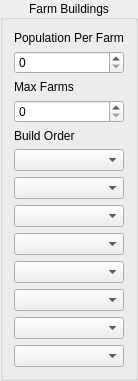
       <widget class="QGroupBox" name="FarmBuildings">
        <property name="geometry">
         <rect>
          <x>50</x>
          <y>150</y>
          <width>121</width>
          <height>361</height>
         </rect>
        </property>
        <property name="title">
         <string>Farm Buildings</string>
        </property>
        <property name="alignment">
         <set>Qt::AlignCenter</set>
        </property>
        <layout class="QVBoxLayout" name="verticalLayout_5">
         <property name="spacing">
          <number>6</number>
         </property>
         <item>
          <widget class="QLabel" name="label_4">
           <property name="text">
            <string>Population Per Farm</string>
           </property>
          </widget>
         </item>
         <item>
          <widget class="QSpinBox" name="PopulationPerFarm">
           <property name="toolTip">
            <string>&lt;html&gt;&lt;head/&gt;&lt;body&gt;&lt;p&gt;Triggers building of farms for every X amount of current available workers. Set to 0 to disable building&lt;/p&gt;&lt;/body&gt;&lt;/html&gt;</string>
           </property>
           <property name="maximum">
            <number>65535</number>
           </property>
          </widget>
         </item>
         <item>
          <widget class="QLabel" name="label_120">
           <property name="text">
            <string>Max Farms</string>
           </property>
          </widget>
         </item>
         <item>
          <widget class="QSpinBox" name="MaxFarms">
           <property name="maximum">
            <number>65535</number>
           </property>
          </widget>
         </item>
         <item>
          <widget class="QLabel" name="label_34">
           <property name="text">
            <string>Build Order</string>
           </property>
          </widget>
         </item>
         <item>
          <widget class="QComboBox" name="Farm1"/>
         </item>
         <item>
          <widget class="QComboBox" name="Farm2"/>
         </item>
         <item>
          <widget class="QComboBox" name="Farm3"/>
         </item>
         <item>
          <widget class="QComboBox" name="Farm4"/>
         </item>
         <item>
          <widget class="QComboBox" name="Farm5"/>
         </item>
         <item>
          <widget class="QComboBox" name="Farm6"/>
         </item>
         <item>
          <widget class="QComboBox" name="Farm7"/>
         </item>
         <item>
          <widget class="QComboBox" name="Farm8"/>
         </item>
        </layout>
       </widget>
